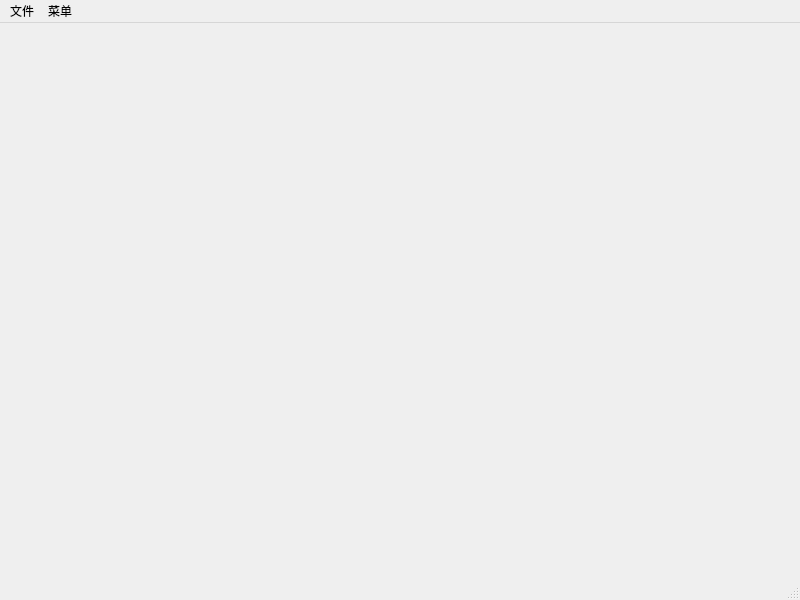
<?xml version="1.0" encoding="UTF-8"?>
<ui version="4.0">
 <class>MainWindow</class>
 <widget class="QMainWindow" name="MainWindow">
  <property name="geometry">
   <rect>
    <x>0</x>
    <y>0</y>
    <width>800</width>
    <height>600</height>
   </rect>
  </property>
  <property name="windowTitle">
   <string>MainWindow</string>
  </property>
  <widget class="QWidget" name="centralwidget"/>
  <widget class="QMenuBar" name="menubar">
   <property name="geometry">
    <rect>
     <x>0</x>
     <y>0</y>
     <width>800</width>
     <height>23</height>
    </rect>
   </property>
   <widget class="QMenu" name="menu">
    <property name="title">
     <string>文件</string>
    </property>
    <addaction name="actionfdsf"/>
   </widget>
   <widget class="QMenu" name="menucaidan">
    <property name="title">
     <string>菜单</string>
    </property>
    <addaction name="action1"/>
    <addaction name="action2"/>
    <addaction name="action3"/>
    <addaction name="action4"/>
    <addaction name="action4_2"/>
   </widget>
   <addaction name="menu"/>
   <addaction name="menucaidan"/>
  </widget>
  <widget class="QStatusBar" name="statusbar"/>
  <action name="action1">
   <property name="text">
    <string>1</string>
   </property>
  </action>
  <action name="action2">
   <property name="text">
    <string>2</string>
   </property>
  </action>
  <action name="action3">
   <property name="text">
    <string>3</string>
   </property>
  </action>
  <action name="action4">
   <property name="text">
    <string>4</string>
   </property>
  </action>
  <action name="action4_2">
   <property name="text">
    <string>5</string>
   </property>
  </action>
  <action name="actionfdsf">
   <property name="text">
    <string>fdsf</string>
   </property>
  </action>
 </widget>
 <resources/>
 <connections/>
</ui>
